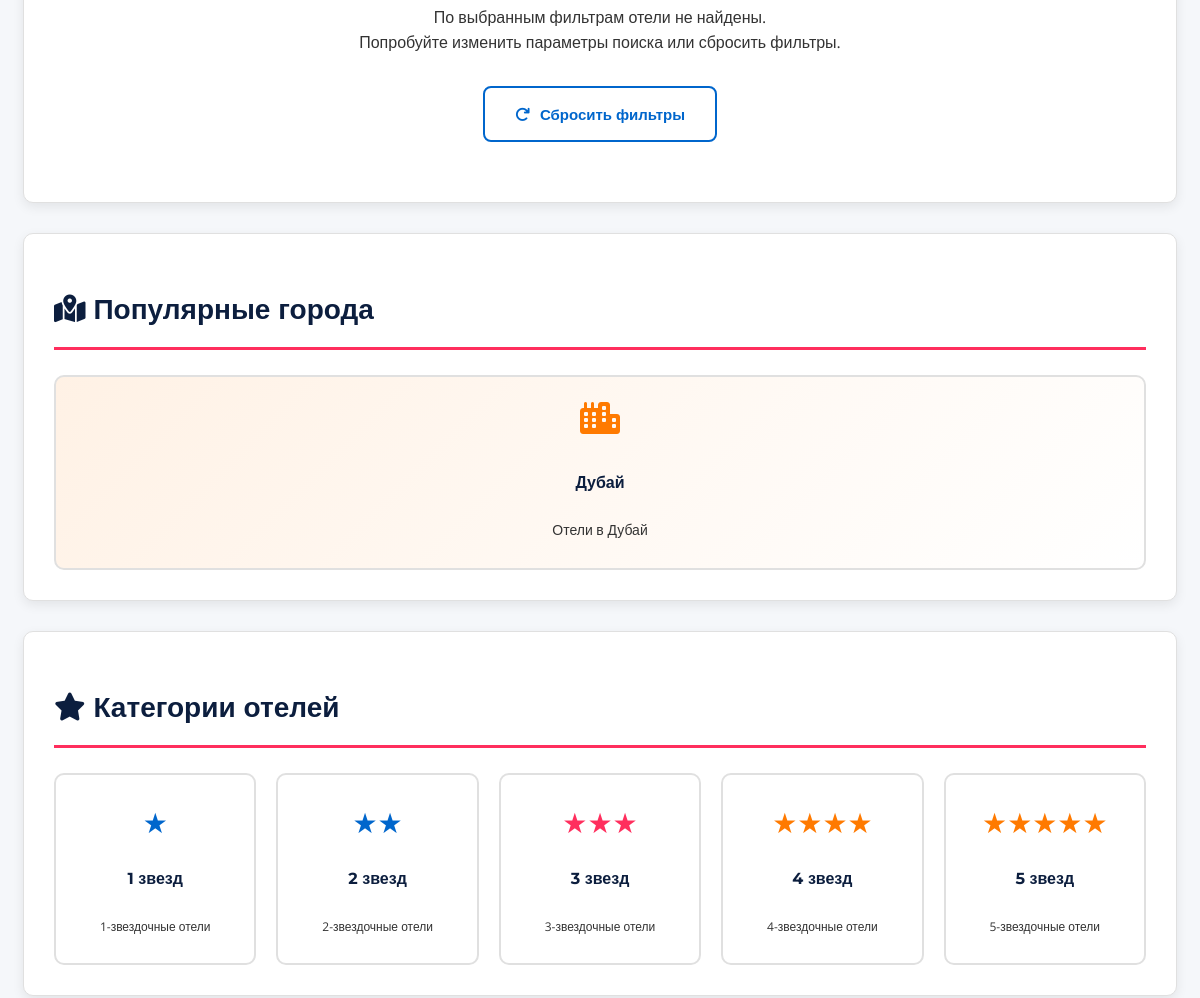
/hotels/?stars=1 (middle part), run on an earlier commit of the app's database.
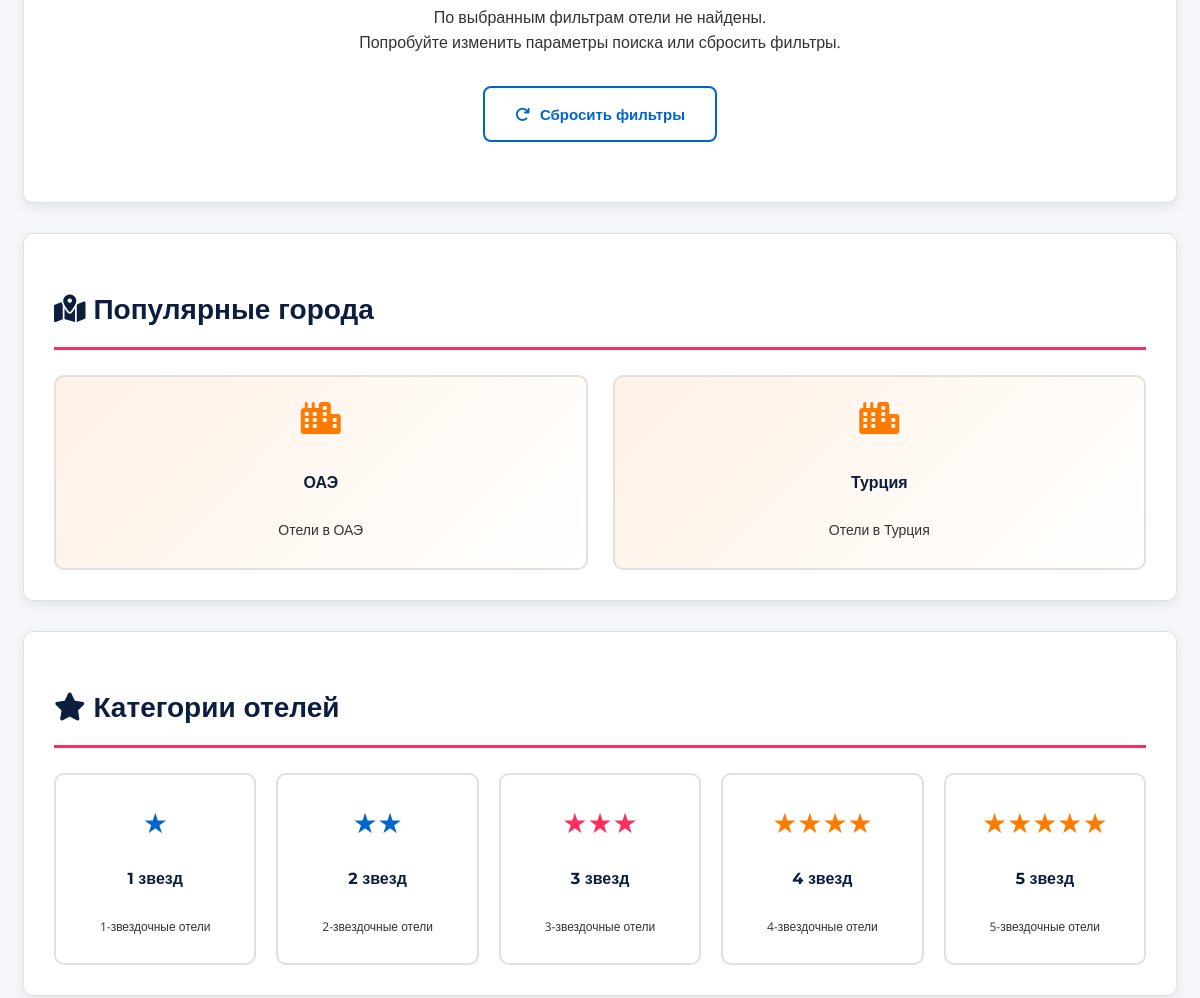
And on a later commit of the database.
### main/models.py (models this page shows, shortened)
class Hotel(models.Model):
    name = models.CharField(max_length=200, verbose_name="Название отеля")
    stars = models.IntegerField(verbose_name="Звёзды")
    city = models.CharField(max_length=100, verbose_name="Город")
    price_per_night = models.DecimalField(max_digits=8, decimal_places=2, verbose_name="Цена за ночь")

### main/views.py (the view)
# urls.py: path('hotels/', views.hotels_page, name='hotels_page'),
def hotels_page(request):
    query = request.GET.get('q', '').strip()
    city_filter = request.GET.get('city', '')
    stars_filter = request.GET.get('stars', '')
    sort_by = request.GET.get('sort', 'name')
    hotels = Hotel.objects.all()
    if query:
        hotels = hotels.filter(
            Q(name__icontains=query) |
            Q(city__icontains=query)
        )
    if city_filter:
        hotels = hotels.filter(city__icontains=city_filter)
    if stars_filter and stars_filter != 'all':
        hotels = hotels.filter(stars=stars_filter)
    if sort_by == 'price_asc':
        hotels = hotels.order_by('price_per_night')
    elif sort_by == 'price_desc':
        hotels = hotels.order_by('-price_per_night')
    elif sort_by == 'stars':
        hotels = hotels.order_by('-stars', 'name')
    elif sort_by == 'name':
        hotels = hotels.order_by('name')
    else:
        hotels = hotels.order_by('name')
    cities = Hotel.objects.values_list('city', flat=True).distinct().order_by('city')
    stars_choices = [1, 2, 3, 4, 5]
    return render(request, 'main/hotels_page.html', {
        'hotels': hotels,
        'query': query,
        'cities': cities,
        'stars_choices': stars_choices,
        'selected_city': city_filter,
        'selected_stars': stars_filter,
        'sort_by': sort_by,
    })

### main/templates/main/hotels_page.html (shortened to what the changed rows need)
{% extends 'main/base.html' %}
{% block content %}
<div class="card">
    <h2 class="card-title">
        <i class="fas fa-map-marked-alt"></i> Популярные города
    </h2>
    <div class="grid grid-4">
        {% for city in cities|slice:":8" %}
        <a href="?city={{ city|urlencode }}"
           class="city-card"
           style="display: block; text-decoration: none; color: inherit;">
            <div style="text-align: center; padding: 25px 15px; border: 2px solid var(--coral-border); border-radius: 10px; transition: all 0.3s; background: linear-gradient(135deg, rgba(255, 122, 0, 0.1), rgba(255, 255, 255, 0.5));"
                 onmouseover="this.style.borderColor='var(--coral-orange)'; this.style.transform='translateY(-5px)';"
                 onmouseout="this.style.borderColor='var(--coral-border)'; this.style.transform='translateY(0)';">
                <i class="fas fa-city" style="font-size: 32px; color: var(--coral-orange); margin-bottom: 15px;"></i>
                <h4 style="font-family: 'Montserrat', sans-serif; color: var(--coral-dark);">
                    {{ city }}
                </h4>
                <span style="color: var(--coral-text); font-size: 14px;">
                    Отели в {{ city }}
                </span>
            </div>
        </a>
        {% endfor %}
    </div>
</div>
<div class="card">
    <h2 class="card-title">
        <i class="fas fa-star"></i> Категории отелей
    </h2>
    <div class="grid grid-5">
        {% for stars in stars_choices %}
        <a href="?stars={{ stars }}"
           class="stars-card"
           style="display: block; text-decoration: none; color: inherit;">
            <div style="text-align: center; padding: 25px 15px; border: 2px solid var(--coral-border); border-radius: 10px; transition: all 0.3s;"
                 onmouseover="this.style.borderColor='var(--coral-orange)'; this.style.transform='translateY(-5px)';"
                 onmouseout="this.style.borderColor='var(--coral-border)'; this.style.transform='translateY(0)';">
                <div style="font-size: 28px; color: {% if stars >= 4 %}var(--coral-orange){% elif stars >= 3 %}var(--coral-red){% else %}var(--coral-blue){% endif %}; margin-bottom: 10px;">
                    {% with ''|center:stars as range %}
                    {% for _ in range %}★{% endfor %}
                    {% endwith %}
                </div>
                <h4 style="font-family: 'Montserrat', sans-serif; color: var(--coral-dark); font-size: 16px;">
                    {{ stars }} звезд
                </h4>
                <span style="color: var(--coral-text); font-size: 12px;">
                    {{ stars }}-звездочные отели
                </span>
            </div>
        </a>
        {% endfor %}
    </div>
</div>
{% endblock %}

What changed in the data, as far as the page shows it:
changed Hotel: city "Дубай" → "ОАЭ"
added Hotel: city "Турция"
